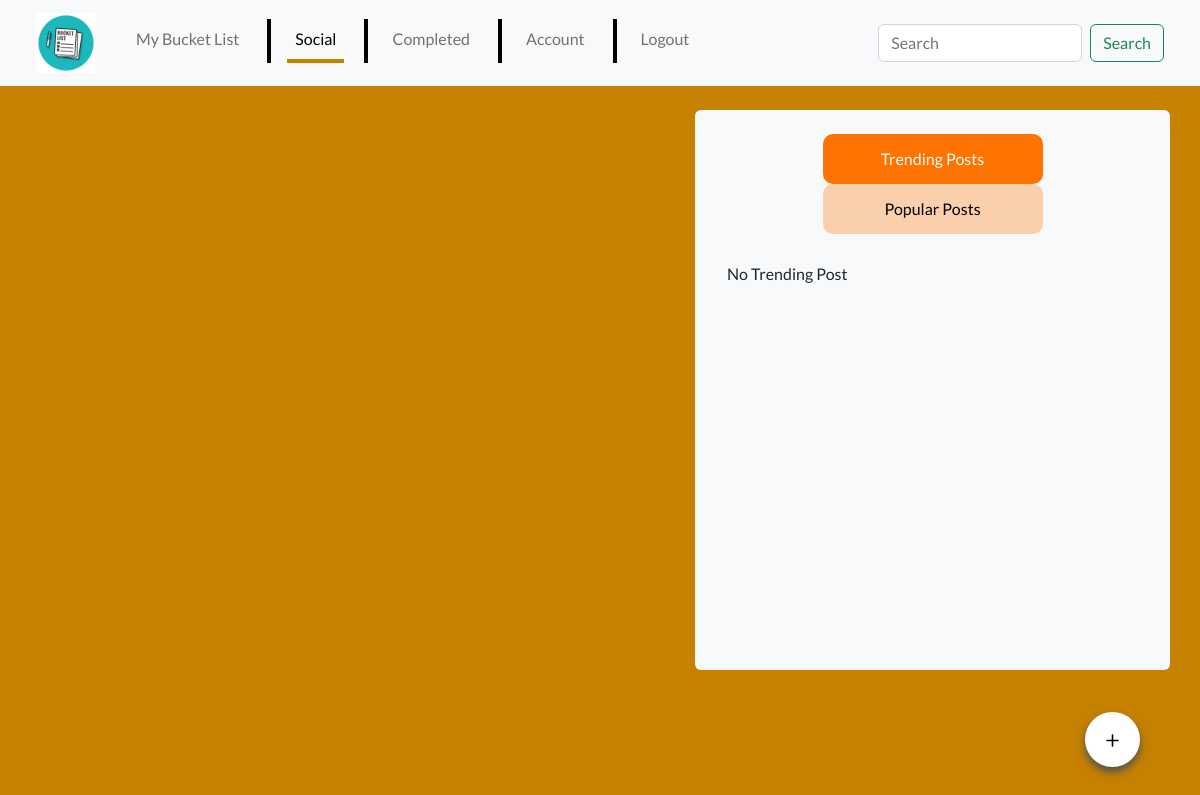
Before: /core/public with the older database file.
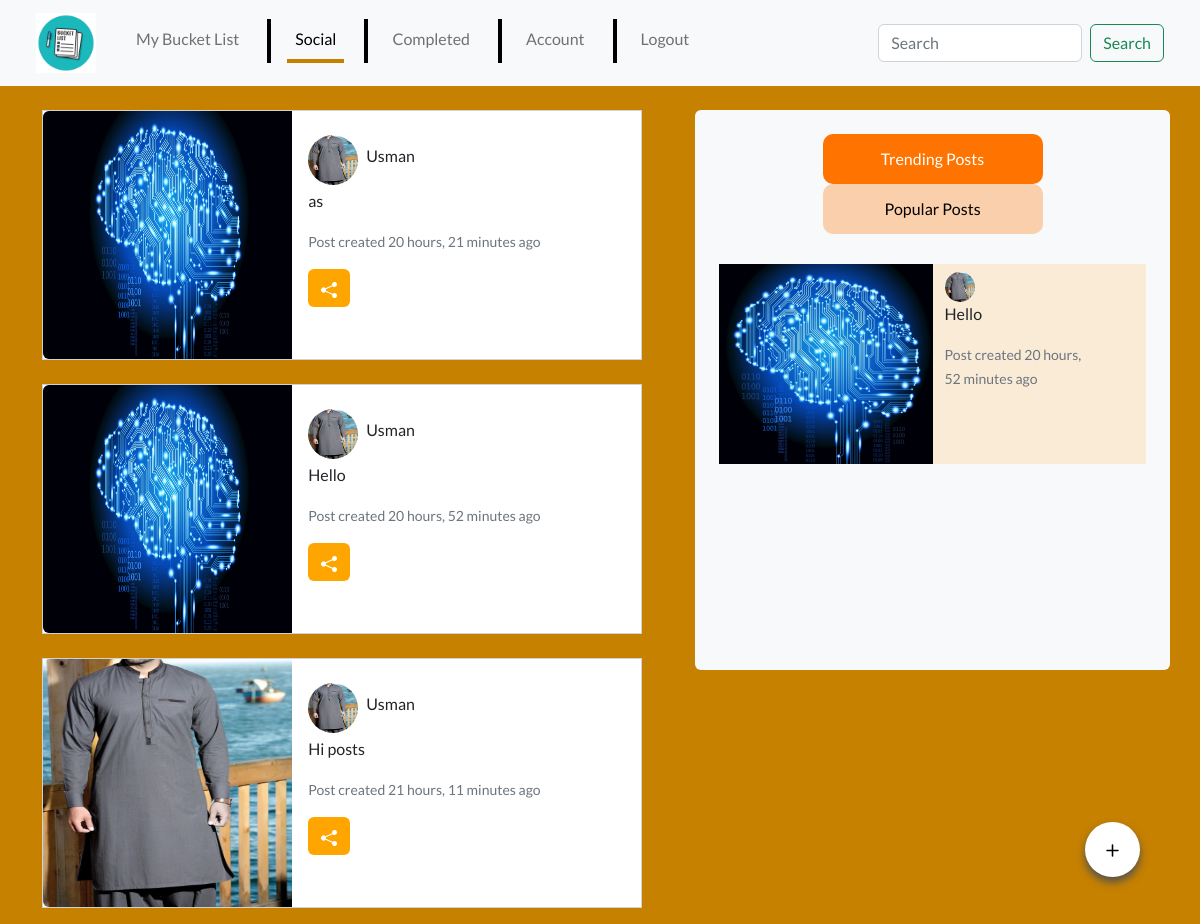
After: the same page with the newer database file.
### core/models.py (models this page shows, shortened)
class SocialPost(models.Model):
    user = models.ForeignKey(User, on_delete=models.CASCADE)
    description = models.TextField(default='', null=True)
    image_a = models.ImageField(upload_to="social/post", default=None, null=True)
    image_b = models.ImageField(upload_to="social/post", default=None, null=True)
    date_created = models.DateTimeField(default=timezone.now)  # Provide a default value
    slug = models.SlugField(unique=True, default="")
    is_trending = models.BooleanField(default=False)
    is_popular = models.BooleanField(default=False)

class User(AbstractUser):
    profile_pic = models.ImageField(upload_to="usr/pics", null=True, default="")
    first_name = models.CharField(max_length=100, default='', null=True)
    last_name = models.CharField(max_length=100, default='', null=True)
    age = models.IntegerField(default=0, null=True)
    address = models.TextField(default=None, null=True)
    username = models.CharField(max_length = 100, null=True, blank=True)
    email = models.EmailField(_("email address"), null=False, unique=True)
    last_login = models.DateTimeField(default=None, null=True)
    date_joined = models.DateTimeField(auto_now_add=True)
    USERNAME_FIELD = 'email'
    REQUIRED_FIELDS = []
    objects = CustomUserManager()
    groups = models.ManyToManyField(Group, related_name='user_groups', blank=True)
    user_permissions = models.ManyToManyField(Permission, related_name='user_permissions', blank=True)

### core/views.py (the view)
# urls.py: path('public', social_data, name="post"),
def social_data(request):
    posts = SocialPost.objects.all().order_by("-id")
    response = {
        "socialpost":posts
    }
    return render(request, 'core/social.html', response)

### core/templates/core/social.html (shortened to what the changed rows need)
{% extends "base/base.html" %}
{% block content %}
{% load static %}
<div class="container mb-5">
    <div class="row">
        <div class="col-lg-7">
            {% for post in socialpost%}
            {% if socialpost %}
            <div class="card mb-3 mt-4" style="max-width: 600px; ">
                <div class="row g-0" style="height: 100%;">
                    <div class="col-lg-5 col-md-12 col-sm-12" style="height:100%">
                        {% if post.image_a %}
                        <img src="/media/{{post.image_a}}" class="img-fluid rounded-start"
                            style="width:100%;height: 100%;" alt="...">
                        {% elif post.image_b and not post.image_a %}
                        <img src="/media/{{post.image_b}}" class="img-fluid rounded-start"
                            style="width:100%;height: 100%;" alt="...">
                        {% else %}
                        <img src="{% static 'media/logo.webp' %}" class="img-fluid rounded-start"
                            style="width:100%;height: 100%;" alt="...">
                        {% endif %}
                    </div>
                    <div class="col-lg-7 col-md-12 col-sm-12">
                        <div class="card-body" style="background-color: white;">
                            <div class="d-flex justify-content-between align-items-center mt-2 mb-1">
                                <div class="d-flex justify-content-between align-items-center">
                                    <div>
                                        <img src="/media/{{post.user.profile_pic}}" class="rounded-pill" height="50"
                                            width="50" alt="">
                                    </div>
                                    <h6 class="ms-2">{{post.user.first_name}}</h6>
                                </div>
                            </div>
                            <p class="card-text">{{ post.description|slice:"50" }}</p>
                            <p class="card-text"><small class="text-muted">Post created {{ post.date_created|timesince}} ago</small></p>
                            <div class="d-flex align-items center">
                                <button type="button" class="btn" id="sharebtn{{post.id}}"
                                    style="color: white; background-color: orange;" data-toggle="modal"
                                    data-target="#addlist" onclick="copyPostLink('{{ post.slug }}')">
                                    <svg xmlns="http://www.w3.org/2000/svg" width="16" height="16" fill="currentColor"
                                        class="bi bi-share-fill" viewBox="0 0 16 16">
                                        <path
                                            d="M11 2.5a2.5 2.5 0 1 1 .603 1.628l-6.718 3.12a2.5 2.5 0 0 1 0 1.504l6.718 3.12a2.5 2.5 0 1 1-.488.876l-6.718-3.12a2.5 2.5 0 1 1 0-3.256l6.718-3.12A2.5 2.5 0 0 1 11 2.5" />
                                    </svg>
                                </button>
                            </div>
                        </div>
                    </div>
                </div>
            </div>
            {% else %}
            <h2 class="ms-2 mt-5">No post created</h2>
            {% endif %}
            {% endfor %}
        </div>
        <div class="col-lg-5 mt-4 bg-light p-4 rounded" style="height: 35rem;">
            <div id="postSection" style="height:100%;padding-top: 30px; padding-bottom: 50px;">
                <div id="trendingPosts" class="postList" style="overflow-y: auto; height: 100%;">
                    {% if socialpost|length > 0 %}
                    {% for post in socialpost %}
                    {% if post.is_trending %}
                    <div class="container-fluid mb-3" style="background-color: antiquewhite;">
                        <div class="row">
                            <div class="col-lg-6 col-md-12" style="padding: 0px 0px !important;">
                                <img src="/media/{{ post.image_a }}" alt="logo"
                                    style="object-fit: cover; height: 200px; width: 100%;">
                            </div>
                            <div class="col-lg-6 col-md-12">
                                <div class="d-flex justify-content-between align-items-center mt-2">
                                    <div class="d-flex justify-content-between align-items-center">
                                        <div>
                                            <img src="/media/{{ post.user.profile_pic }}" class="rounded-pill"
                                                height="30" width="30" alt="">
                                        </div>
                                    </div>
                                </div>
                                <p class="card-text">{{ post.description|slice:"20" }}</p>
                                <p class="card-text"><small class="text-muted">Post created {{post.date_created|timesince }} ago</small></p>
                            </div>
                        </div>
                    </div>
                    {% endif %}
                    {% endfor %}
                    {% else %}
                    <h6 class="ms-2">No Trending Post</h6>
                    {% endif %}
                </div>
            </div>
        </div>
    </div>
</div>
{% endblock content %}

Changed rows visible on the page:
added SocialPost: image_b (picture), user.profile_pic (picture), user.first_name "Usman", description "as", date_created "20 hours, 21 minutes"
added SocialPost: image_a (picture), user.profile_pic (picture), user.first_name "Usman", description "Hello", date_created "20 hours, 52 minutes"
added SocialPost: image_a (picture), user.profile_pic (picture), user.first_name "Usman", description "Hi posts", date_created "21 hours, 11 minutes"
Other visible differences:
text no longer shown: "No Trending Post"
